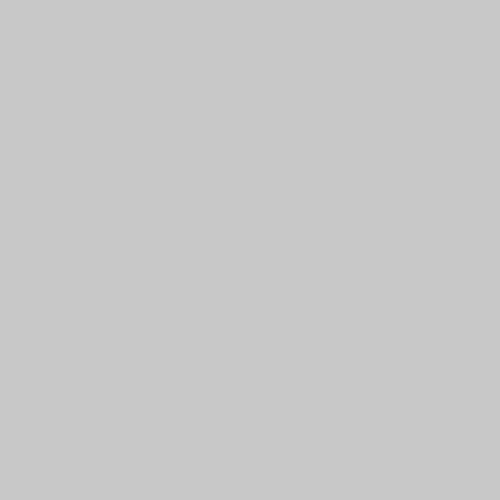
Frame 1 (no input)
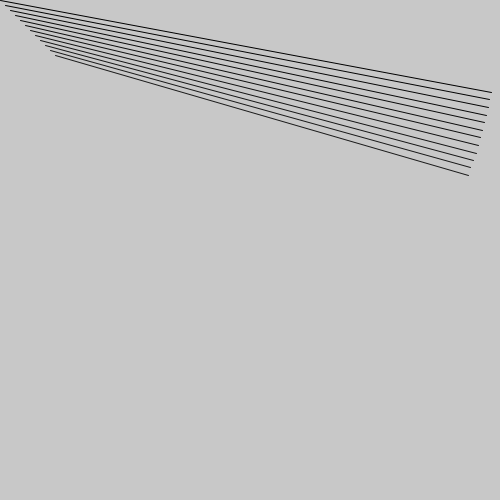
Frame 60 (the mouse pressed at the canvas centre just before this capture)
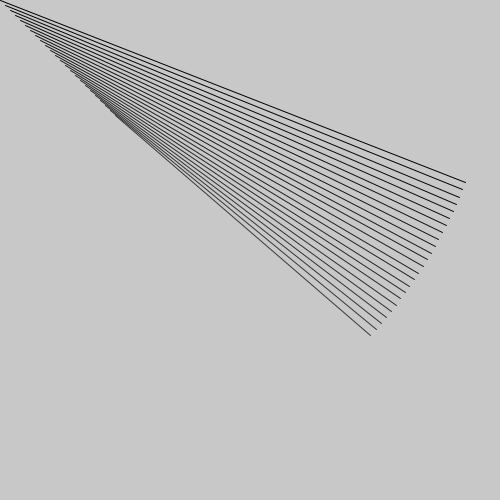
Frame 120 (the mouse held since frame 60 and released just before this capture)

The Processing sketch that drew these frames (run headless with seeded random() and noise(); from frame 60 on, the mouse is pressed at the canvas centre):

// Processing sketch: processing_95333
// ── processing_95333.pde

void setup(){
  size(500,500);
}

int frame=0;

void draw(){
  background(200);
  
  for (int i=0; i< frame; i+=5) {
    
    stroke(i/2);
    
    float  angle = (frame+i)*PI*0.001;
    
    line(i,i,width * cos(angle) ,height*sin(angle));
  }
  
  frame = frame +1;
}
